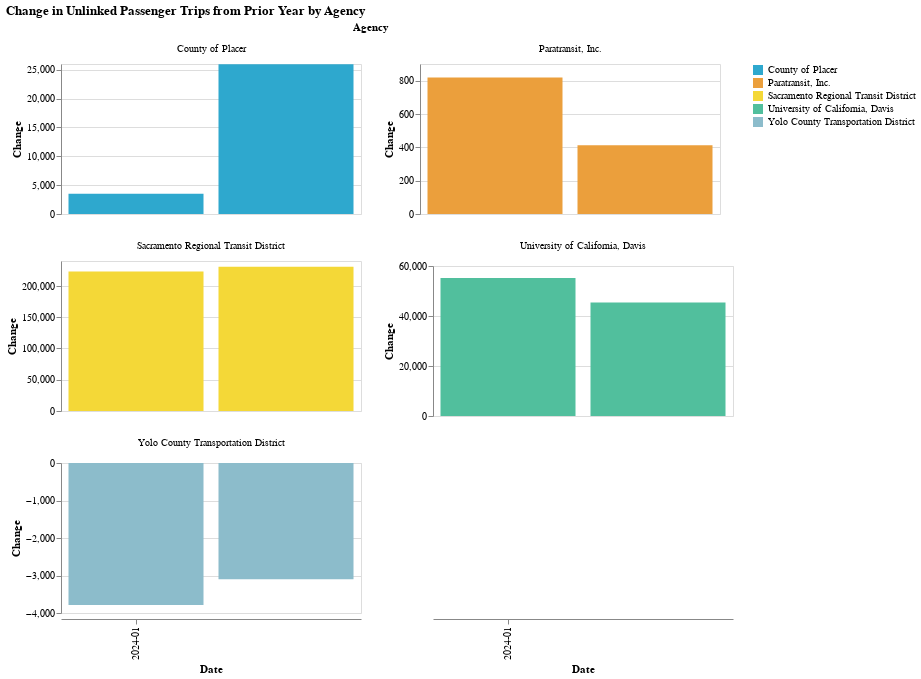

Source (notebook cell):
### Code cell
make_bar_chart(by_agency_long, y_col = "change_1yr", color_col = "Agency")

### Figure 1 — Vega-Lite specification as saved in the notebook (floating-point values rounded to 4 significant figures)
{"config": {"view": {"continuousWidth": 300, "continuousHeight": 300}}, "data": {"name": "data-ae364cf4d1f917473b7d9bfd59449dfb"}, "facet": {"field": "Agency", "type": "nominal"}, "spec": {"mark": {"type": "bar"}, "encoding": {"color": {"field": "Agency", "scale": {"range": ["#2EA8CE", "#EB9F3C", "#F4D837", "#51BF9D", "#8CBCCB", "#9487C0", "#136C97", "#E16B26", "#F6BF16", "#00896B", "#7790A3", "#5B559C"]}, "title": "", "type": "nominal"}, "tooltip": [{"field": "year_month", "type": "nominal"}, {"field": "change_1yr", "type": "quantitative"}, {"field": "Agency", "type": "nominal"}, {"field": "RTPA", "type": "nominal"}], "x": {"axis": {"values": ["2024-01"]}, "field": "year_month", "title": "Date", "type": "ordinal"}, "y": {"field": "change_1yr", "title": "Change", "type": "quantitative"}}, "height": 150, "name": "view_4", "width": 300}, "columns": 2, "params": [{"name": "param_4", "select": {"type": "interval", "encodings": ["x", "y"]}, "bind": "scales", "views": ["view_4"]}], "resolve": {"scale": {"x": "shared", "y": "independent"}}, "title": "Change in Unlinked Passenger Trips from Prior Year by Agency", "$schema": "https://vega.github.io/schema/vega-lite/v5.14.1.json", "datasets": {"data-ae364cf4d1f917473b7d9bfd59449dfb": [{"NTD ID": "90019", "Agency": "Sacramento Regional Transit District", "RTPA": "Sacramento Area Council of Governments", "variable": "1/2024", "upt": 1338000.0, "change_1yr": 223300.0, "year": "2024", "month": "01", "year_month": "2024-01"}, {"NTD ID": "90090", "Agency": "Yolo County Transportation District", "RTPA": "Sacramento Area Council of Governments", "variable": "1/2024", "upt": 51320.0, "change_1yr": -3785.0, "year": "2024", "month": "01", "year_month": "2024-01"}, {"NTD ID": "90142", "Agency": "University of California, Davis", "RTPA": "Sacramento Area Council of Governments", "variable": "1/2024", "upt": 378800.0, "change_1yr": 55220.0, "year": "2024", "month": "01", "year_month": "2024-01"}, {"NTD ID": "90196", "Agency": "County of Placer", "RTPA": "Sacramento Area Council of Governments", "variable": "1/2024", "upt": 118700.0, "change_1yr": 3504.0, "year": "2024", "month": "01", "year_month": "2024-01"}, {"NTD ID": "90223", "Agency": "Paratransit, Inc.", "RTPA": "Sacramento Area Council of Governments", "variable": "1/2024", "upt": 4241.0, "change_1yr": 819.0, "year": "2024", "month": "01", "year_month": "2024-01"}, {"NTD ID": "90019", "Agency": "Sacramento Regional Transit District", "RTPA": "Sacramento Area Council of Governments", "variable": "2/2024", "upt": 1361000.0, "change_1yr": 230600.0, "year": "2024", "month": "02", "year_month": "2024-02"}, {"NTD ID": "90090", "Agency": "Yolo County Transportation District", "RTPA": "Sacramento Area Council of Governments", "variable": "2/2024", "upt": 52200.0, "change_1yr": -3098.0, "year": "2024", "month": "02", "year_month": "2024-02"}, {"NTD ID": "90142", "Agency": "University of California, Davis", "RTPA": "Sacramento Area Council of Governments", "variable": "2/2024", "upt": 398900.0, "change_1yr": 45420.0, "year": "2024", "month": "02", "year_month": "2024-02"}, {"NTD ID": "90196", "Agency": "County of Placer", "RTPA": "Sacramento Area Council of Governments", "variable": "2/2024", "upt": 120500.0, "change_1yr": 25940.0, "year": "2024", "month": "02", "year_month": "2024-02"}, {"NTD ID": "90223", "Agency": "Paratransit, Inc.", "RTPA": "Sacramento Area Council of Governments", "variable": "2/2024", "upt": 4216.0, "change_1yr": 413.0, "year": "2024", "month": "02", "year_month": "2024-02"}]}}
